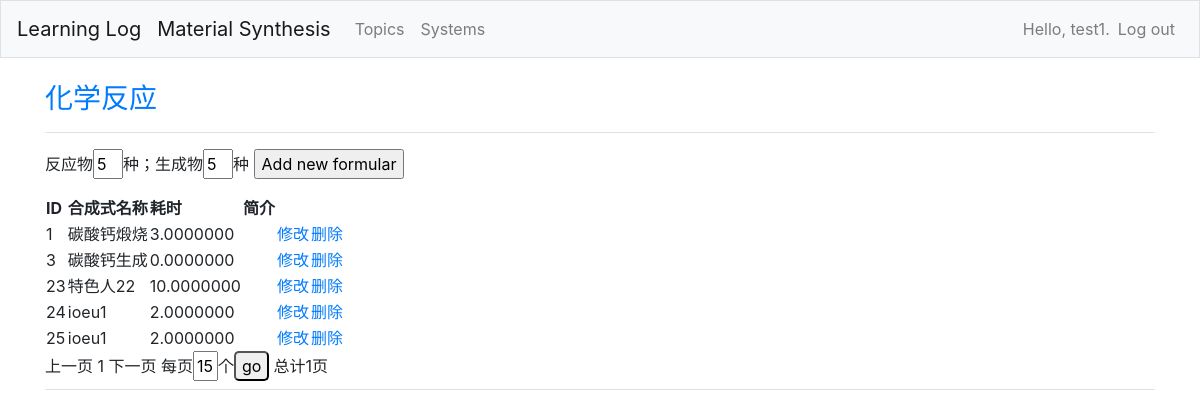
Page /material_synthesis/2/formulars/ (signed in) on the committed database.
### material_synthesis/models.py (models this page shows, shortened)
class Msystem(models.Model):
	text = models.CharField(max_length=200)
	default_reactants = models.IntegerField(default=5)
	default_products = models.IntegerField(default=5)
	maxno_reactants = models.IntegerField(default=5)
	maxno_products = models.IntegerField(default=5)
	date_added = models.DateTimeField(auto_now_add=True)
	owner = models.ForeignKey(User, on_delete=models.CASCADE)
	def __str__(self):
		return self.text

class Formular(models.Model):
	msystem = models.ForeignKey(Msystem,on_delete=models.CASCADE)
	name = models.CharField(max_length=200)
	timecost = models.DecimalField('耗秒',max_digits=30,decimal_places=7,default=0)
	f_reactants = models.ManyToManyField(Item,through='Reactant',related_name='reactants')
	f_products = models.ManyToManyField(Item,through='Product',related_name='products')
	introduction = models.TextField()
	date_added = models.DateTimeField(auto_now_add=True)
	class Meta:
		verbose_name_plural = 'formulars'

### material_synthesis/views.py (the view)
# urls.py: path('<int:system_id>/formulars/',views.formulars, name='formulars'),
@login_required
def formulars(request,system_id):
	msystem = Msystem.objects.get(id=system_id)
	if msystem.owner != request.user:
		raise Http404
	default_reactants = msystem.default_reactants
	default_products = msystem.default_products
	formulars = Formular.objects.filter(msystem=msystem).order_by('date_added')
	cur_page = int(request.GET.get('page',1))
	count = request.GET.get('count',15)
	paginator = Paginator(formulars,count)
	if cur_page > paginator.num_pages:
		cur_page = 1
	page = paginator.page(cur_page)
	context = {'page': page,'system':msystem,'count':count,'default_reactants':default_reactants,
		'default_products':default_products}
	return render(request, 'material_synthesis/formulars.html',context)

### material_synthesis/templates/material_synthesis/formulars.html
{% extends "learning_logs/base.html" %}
{% block page_header %}
<h3><a href="{% url 'material_synthesis:system' system.id %}">{{ system}}</a></h3>
{% endblock page_header %}
{% block content %}
<p>
  <form action="{% url 'material_synthesis:new_formular' system.id %}"method="GET" style="display:inline;">
  <span>反应物<input name="reactants" value="{{ default_reactants }}" style="width:30px">种；生成物<input name="products" value="{{ default_products }}" style="width:30px">种
  <input type="submit" value="Add new formular"></span>
  </form>
</p>
<table>
    <tr>
        <th>ID</th>
        <th>合成式名称</th>
        <th>耗时</th>
        <th>简介</th>
    </tr>
    {% for formular in page %}
    <tr>
        <td>{{ formular.id }}</td>
        <td>{{ formular.name }}</td>
        <td>{{ formular.timecost }}</td>
        <td>{{ formular.introdution }}</td>
        <td><a href="{% url 'material_synthesis:edit_formular' system.id formular.id %}">修改</a></td>
        <td><a href="{% url 'material_synthesis:del_formular' system.id formular.id %}">删除</a></td>
    </tr>
    {% empty %}
 	<td colspan="8">No formular still empty.</td>
    {% endfor %}
</table>
    {% if page.has_previous %}
    <a href="{% url 'material_synthesis:formulars' system.id %}?page={{ page.previous_page_number }}&count={{ count }}">上一页</a>
    {% else %}
    上一页
    {% endif %}
    {% for p in page.paginator.page_range %}
        {% if p == page.number %}
        {{ p }}
        {% else %}
        <a href="{% url 'material_synthesis:formulars' system.id %}?page={{ p }}&count={{ count }}">{{p}}</a>
        {% endif %}
    {% endfor %}
    {% if page.has_next %}
    <a href="{% url 'material_synthesis:formulars' system.id %}?page={{ page.next_page_number }}&count={{ count }}">下一页</a>
    {% else %}
    下一页
    {% endif %}
    <form action="{% url 'material_synthesis:formulars' system.id %}" method="GET" style="display:inline;">
    <span>每页<input name="count" value="{{ count }}" style="width:25px">个<input type="submit" value="go" style="width:35px;
	border-left-width: 2px;
	padding-left: 5px;
	padding-right: 5px;
	border-right-width: 2px;
	border-radius: 5px;"></span></form>
    <span>总计{{ page.paginator.num_pages }}页</span>
{% endblock content %}

### learning_logs/templates/learning_logs/base.html (shortened to what this page needs)
{% load bootstrap4 %}
<!doctype html>
<html lang="en">
<head>
  {% bootstrap_css %}
</head>
<body>
  <nav class="navbar navbar-expand-md navbar-light bg-light mb-4 border">
    <a class="navbar-brand" href="{% url 'learning_logs:index'%}">Learning Log</a>
    <a class="navbar-brand" href="{% url 'material_synthesis:index'%}">Material Synthesis</a>
    <div class="collapse navbar-collapse" id="navbarCollapse">
      <ul class="navbar-nav mr-auto">
         <li class="nav-item">
           <a class="nav-link" href="{% url 'learning_logs:topics'%}">
                Topics</a></li>
         <li class="nav-item">
           <a class="nav-link" href="{% url 'material_synthesis:systems'%}">
                Systems</a></li>
      </ul>
      <ul class="navbar-nav ml-auto">
        {% if user.is_authenticated %}
           <li class="nav-item">
              <span class="navbar-text">Hello, {{ user.username }}.</span>
           </li>
           <li class="nav-item">
              <a class="nav-link" href="{% url 'users:logout'%}">Log out</a>
           </li>
        {% endif %}
      </ul>
    </div>
  </nav>
  <main role="main" class="container">
    <div class="pb-2 mb-2 border-bottom">
      {% block page_header %}{% endblock page_header %}
    </div>
    <div class="pb-2 mb-2 border-bottom">
      {% block content %}{% endblock content %}
    </div>
  </main>
</body>
</html>

### rows in the picture
Msystem: text "化学反应"
Formular: id "1", name "碳酸钙煅烧", timecost "3.0000000"
Formular: id "3", name "碳酸钙生成", timecost "0.0000000"
Formular: id "23", name "特色人22", timecost "10.0000000"
Formular: id "24", name "ioeu1", timecost "2.0000000"
Formular: id "25", name "ioeu1", timecost "2.0000000"

### other values in the picture
{{ user.username }} "test1"
{{ p }} "1"
{{ page.paginator.num_pages }} "1"
